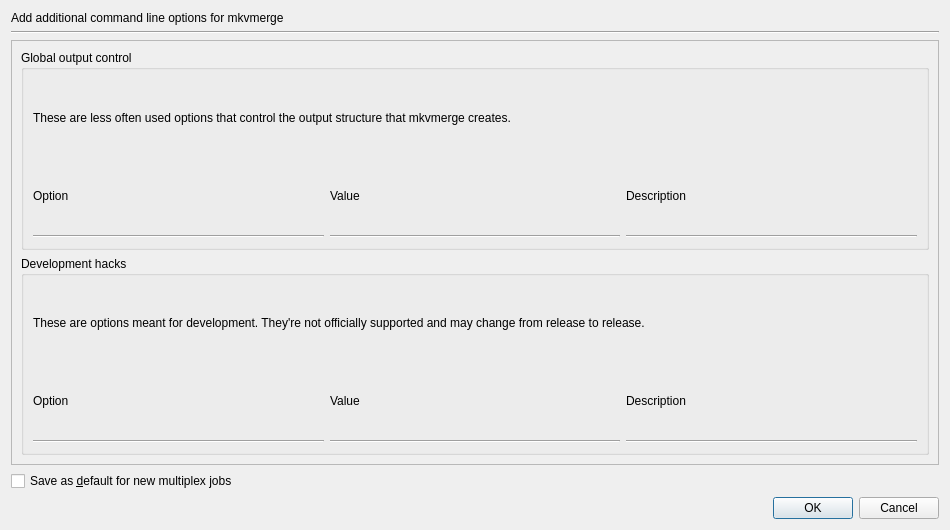
<?xml version="1.0" encoding="UTF-8"?>
<ui version="4.0">
 <class>mtx::gui::Merge::AdditionalCommandLineOptionsDialog</class>
 <widget class="QDialog" name="mtx::gui::Merge::AdditionalCommandLineOptionsDialog">
  <property name="geometry">
   <rect>
    <x>0</x>
    <y>0</y>
    <width>950</width>
    <height>530</height>
   </rect>
  </property>
  <property name="windowTitle">
   <string>Additional command line options</string>
  </property>
  <layout class="QVBoxLayout" name="verticalLayout_5">
   <item>
    <widget class="QLabel" name="lTitle">
     <property name="sizePolicy">
      <sizepolicy hsizetype="Preferred" vsizetype="Minimum">
       <horstretch>0</horstretch>
       <verstretch>0</verstretch>
      </sizepolicy>
     </property>
     <property name="text">
      <string>Add additional command line options for mkvmerge</string>
     </property>
    </widget>
   </item>
   <item>
    <widget class="Line" name="lnTitle">
     <property name="orientation">
      <enum>Qt::Horizontal</enum>
     </property>
    </widget>
   </item>
   <item>
    <widget class="QScrollArea" name="scrollArea">
     <property name="frameShadow">
      <enum>QFrame::Plain</enum>
     </property>
     <property name="widgetResizable">
      <bool>true</bool>
     </property>
     <widget class="QWidget" name="scrollAreaWidgetContents">
      <property name="geometry">
       <rect>
        <x>0</x>
        <y>0</y>
        <width>934</width>
        <height>416</height>
       </rect>
      </property>
      <layout class="QVBoxLayout" name="verticalLayout_3">
       <item>
        <widget class="QGroupBox" name="gbGlobalOutputControl">
         <property name="title">
          <string>Global output control</string>
         </property>
         <layout class="QVBoxLayout" name="verticalLayout">
          <item>
           <widget class="QLabel" name="lGlobalOutputControl">
            <property name="text">
             <string>These are less often used options that control the output structure that mkvmerge creates.</string>
            </property>
            <property name="wordWrap">
             <bool>true</bool>
            </property>
           </widget>
          </item>
          <item>
           <layout class="QGridLayout" name="gridGlobalOutputControl">
            <item row="0" column="0">
             <widget class="QLabel" name="label">
              <property name="text">
               <string>Option</string>
              </property>
             </widget>
            </item>
            <item row="0" column="1">
             <widget class="QLabel" name="label_5">
              <property name="text">
               <string>Value</string>
              </property>
             </widget>
            </item>
            <item row="0" column="2">
             <widget class="QLabel" name="label_2">
              <property name="text">
               <string>Description</string>
              </property>
             </widget>
            </item>
            <item row="1" column="0">
             <widget class="Line" name="line">
              <property name="orientation">
               <enum>Qt::Horizontal</enum>
              </property>
             </widget>
            </item>
            <item row="1" column="1">
             <widget class="Line" name="line_5">
              <property name="orientation">
               <enum>Qt::Horizontal</enum>
              </property>
             </widget>
            </item>
            <item row="1" column="2">
             <widget class="Line" name="line_2">
              <property name="orientation">
               <enum>Qt::Horizontal</enum>
              </property>
             </widget>
            </item>
           </layout>
          </item>
         </layout>
        </widget>
       </item>
       <item>
        <widget class="QGroupBox" name="gbDevelopmentHacks">
         <property name="title">
          <string>Development hacks</string>
         </property>
         <layout class="QVBoxLayout" name="verticalLayout_2">
          <item>
           <widget class="QLabel" name="lDevelopmentHacks">
            <property name="text">
             <string>These are options meant for development. They're not officially supported and may change from release to release.</string>
            </property>
            <property name="wordWrap">
             <bool>true</bool>
            </property>
           </widget>
          </item>
          <item>
           <layout class="QGridLayout" name="gridDevelopmentHacks">
            <item row="0" column="0">
             <widget class="QLabel" name="label_3">
              <property name="text">
               <string>Option</string>
              </property>
             </widget>
            </item>
            <item row="0" column="1">
             <widget class="QLabel" name="label_6">
              <property name="text">
               <string>Value</string>
              </property>
             </widget>
            </item>
            <item row="0" column="2">
             <widget class="QLabel" name="label_4">
              <property name="text">
               <string>Description</string>
              </property>
             </widget>
            </item>
            <item row="1" column="0">
             <widget class="Line" name="line_3">
              <property name="orientation">
               <enum>Qt::Horizontal</enum>
              </property>
             </widget>
            </item>
            <item row="1" column="1">
             <widget class="Line" name="line_6">
              <property name="orientation">
               <enum>Qt::Horizontal</enum>
              </property>
             </widget>
            </item>
            <item row="1" column="2">
             <widget class="Line" name="line_4">
              <property name="orientation">
               <enum>Qt::Horizontal</enum>
              </property>
             </widget>
            </item>
           </layout>
          </item>
         </layout>
        </widget>
       </item>
      </layout>
     </widget>
    </widget>
   </item>
   <item>
    <widget class="QCheckBox" name="cbSaveAsDefault">
     <property name="text">
      <string>Save as &amp;default for new multiplex jobs</string>
     </property>
    </widget>
   </item>
   <item>
    <widget class="QDialogButtonBox" name="buttonBox">
     <property name="orientation">
      <enum>Qt::Horizontal</enum>
     </property>
     <property name="standardButtons">
      <set>QDialogButtonBox::Cancel|QDialogButtonBox::Ok</set>
     </property>
    </widget>
   </item>
  </layout>
 </widget>
 <resources/>
</ui>
